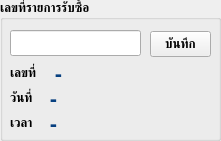
     <widget class="QGroupBox" name="groupBox_5">
      <property name="geometry">
       <rect>
        <x>15</x>
        <y>90</y>
        <width>221</width>
        <height>141</height>
       </rect>
      </property>
      <property name="font">
       <font>
        <weight>75</weight>
        <bold>true</bold>
       </font>
      </property>
      <property name="title">
       <string>เลขที่รายการรับซื้อ</string>
      </property>
      <widget class="QLabel" name="label_29">
       <property name="geometry">
        <rect>
         <x>10</x>
         <y>85</y>
         <width>31</width>
         <height>26</height>
        </rect>
       </property>
       <property name="text">
        <string>วันที่</string>
       </property>
      </widget>
      <widget class="QLabel" name="lbl_OrderID">
       <property name="geometry">
        <rect>
         <x>55</x>
         <y>65</y>
         <width>171</width>
         <height>16</height>
        </rect>
       </property>
       <property name="font">
        <font>
         <family>DB Adman X</family>
         <pointsize>16</pointsize>
         <weight>75</weight>
         <bold>true</bold>
        </font>
       </property>
       <property name="styleSheet">
        <string notr="true">color: rgb(7, 64, 128);</string>
       </property>
       <property name="text">
        <string>-</string>
       </property>
      </widget>
      <widget class="QLabel" name="lbl_Order_Date">
       <property name="geometry">
        <rect>
         <x>50</x>
         <y>90</y>
         <width>181</width>
         <height>16</height>
        </rect>
       </property>
       <property name="font">
        <font>
         <family>DB Adman X</family>
         <pointsize>16</pointsize>
         <weight>75</weight>
         <bold>true</bold>
        </font>
       </property>
       <property name="styleSheet">
        <string notr="true">color: rgb(7, 64, 128);</string>
       </property>
       <property name="text">
        <string>-</string>
       </property>
      </widget>
      <widget class="QLabel" name="label_28">
       <property name="geometry">
        <rect>
         <x>10</x>
         <y>55</y>
         <width>31</width>
         <height>36</height>
        </rect>
       </property>
       <property name="text">
        <string>เลขที่</string>
       </property>
      </widget>
      <widget class="QLabel" name="label_30">
       <property name="geometry">
        <rect>
         <x>10</x>
         <y>115</y>
         <width>31</width>
         <height>16</height>
        </rect>
       </property>
       <property name="text">
        <string>เวลา</string>
       </property>
      </widget>
      <widget class="QLabel" name="lbl_Order_Time">
       <property name="geometry">
        <rect>
         <x>50</x>
         <y>115</y>
         <width>181</width>
         <height>16</height>
        </rect>
       </property>
       <property name="font">
        <font>
         <family>DB Adman X</family>
         <pointsize>16</pointsize>
         <weight>75</weight>
         <bold>true</bold>
        </font>
       </property>
       <property name="styleSheet">
        <string notr="true">color: rgb(7, 64, 128);</string>
       </property>
       <property name="text">
        <string>-</string>
       </property>
      </widget>
      <widget class="QPushButton" name="btn_orderSet">
       <property name="geometry">
        <rect>
         <x>150</x>
         <y>31</y>
         <width>61</width>
         <height>26</height>
        </rect>
       </property>
       <property name="styleSheet">
        <string notr="true"/>
       </property>
       <property name="text">
        <string>บันทึก</string>
       </property>
      </widget>
      <widget class="QLineEdit" name="txt_OrderID_Set">
       <property name="geometry">
        <rect>
         <x>10</x>
         <y>30</y>
         <width>131</width>
         <height>26</height>
        </rect>
       </property>
      </widget>
     </widget>
